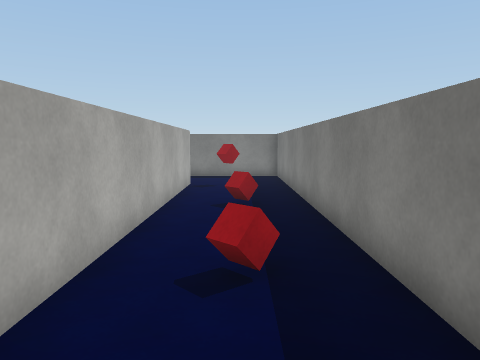
[1] (above)

18 first-person views from a walk through a scene from a Unity 3-D project. The camera is 1.5 m above the floor, tilts 6° down and sees 70° across. The floor is counted in squares, 1 m on a side. Each view is taken from the middle of a square. On the plan, view 1 faces up. The plan holds only what a view shows up to about 16 squares ahead; the rest is blank. The player character is not drawn. Surface patterns are stand-ins for the level's own textures.

[2]
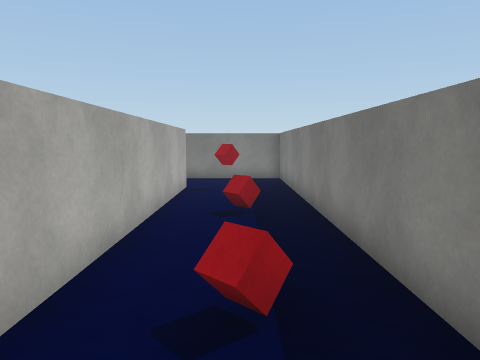

[3]
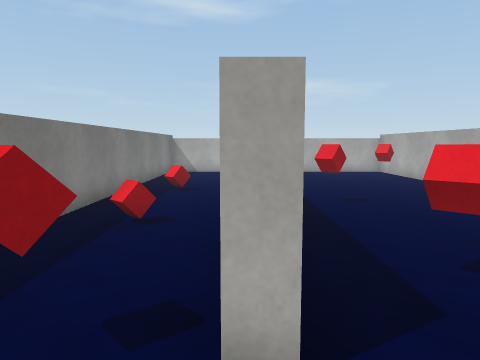

[4]
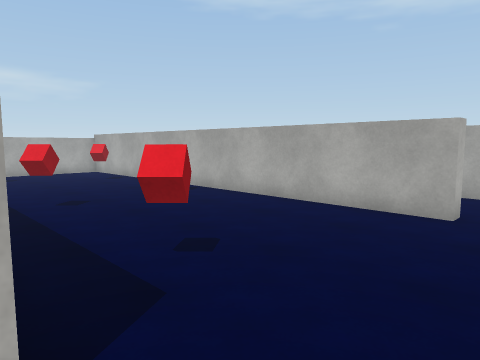

[5]
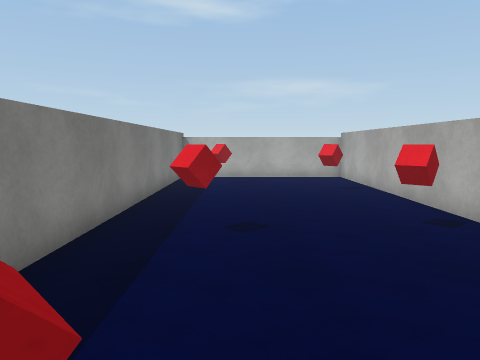

[6]
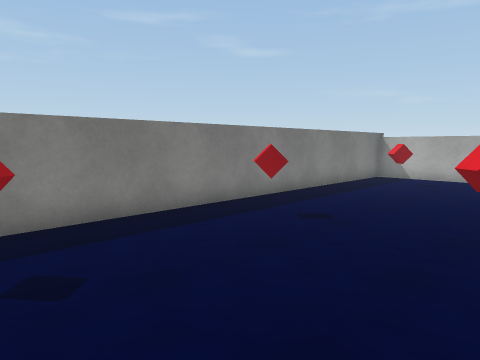

[7]
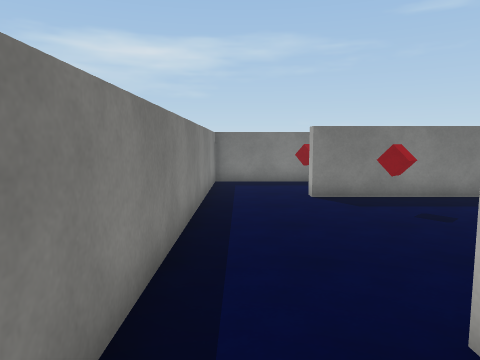

[8]
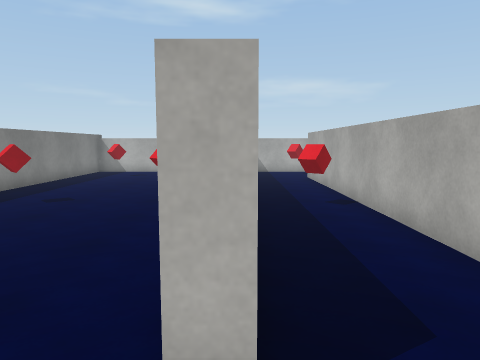

[9]
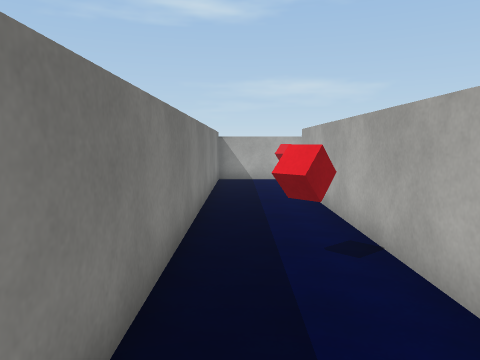

[10]
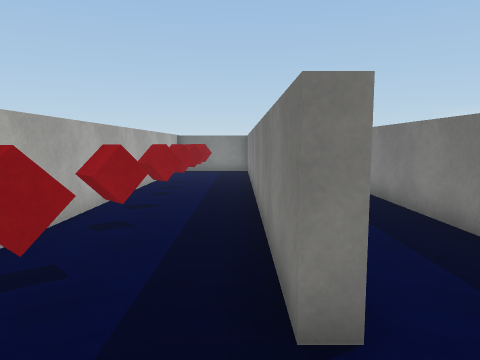

[11]
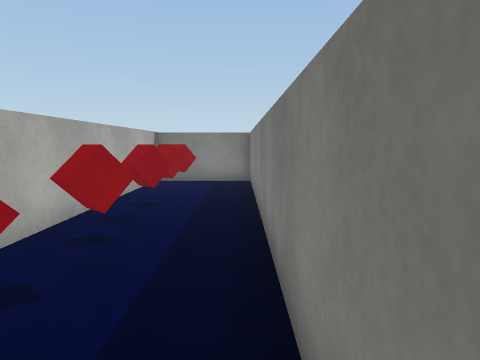

[12]
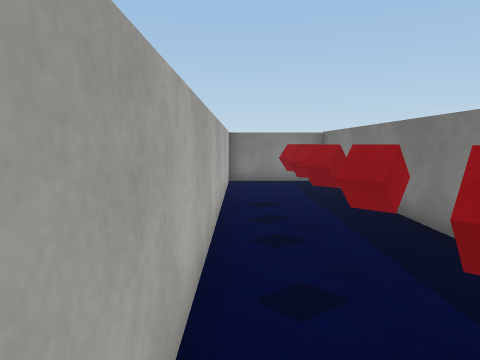

[13]
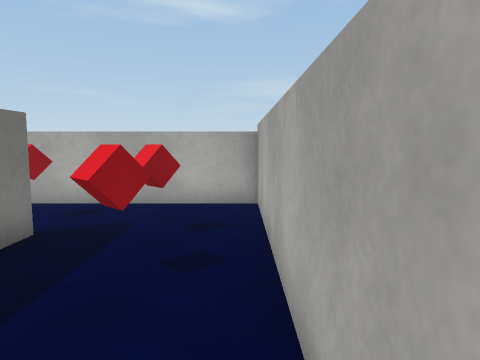

[14]
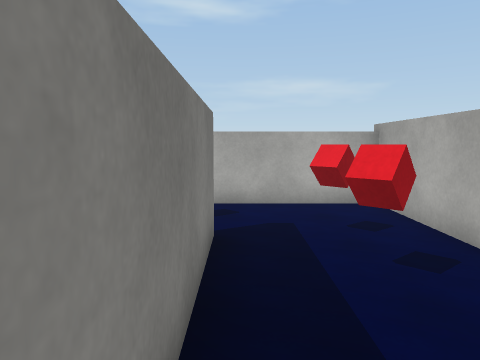

[15]
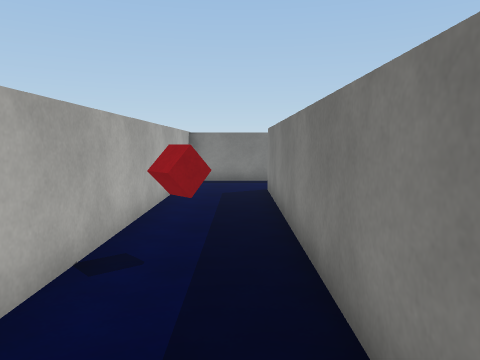

[16]
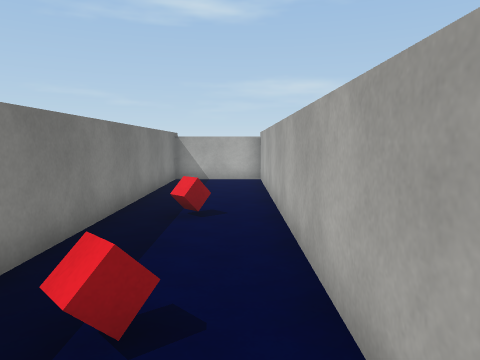

[17]
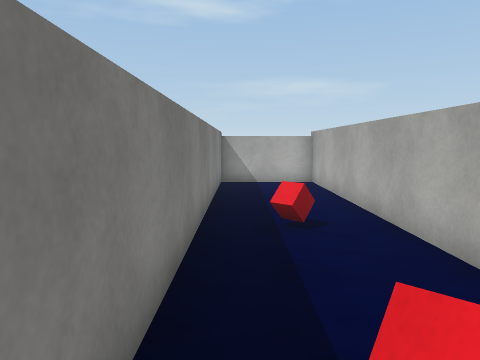

[18]
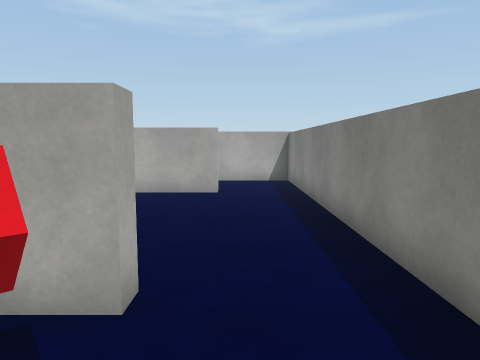

### Floor plan
Ten units are one square. View 1 is at (0, 0); x grows to the right and y downward. Boxes are objects, and circles mark ways between rooms. Rooms are numbered by the first view taken in them; rooms with no view inside come last. Other rooms are left out.
<svg viewBox="-179 -165 201 206">
<path fill="none" stroke="#000" d="M-96 -133 -96 36 -24 36 -24 -130 -19 -130 -19 36 17 36 17 -160 -94 -160M-94 -160 -131 -160 -131 6 -136 6 -136 -160 -174 -160 -174 36 -101 36 -101 -133 -96 -133"/>
<rect x="-85" y="-15" width="10" height="10" fill="#bbb"><title>red cube</title></rect>
<rect x="-85" y="-65" width="10" height="10" fill="#bbb"><title>red cube</title></rect>
<rect x="-45" y="5" width="10" height="10" fill="#bbb"><title>red cube</title></rect>
<rect x="-45" y="-65" width="10" height="10" fill="#bbb"><title>red cube</title></rect>
<rect x="-45" y="-115" width="10" height="10" fill="#bbb"><title>red cube</title></rect>
<rect x="-5" y="-45" width="10" height="10" fill="#bbb"><title>red cube</title></rect>
<rect x="-5" y="-95" width="10" height="10" fill="#bbb"><title>red cube</title></rect>
<rect x="-5" y="-135" width="10" height="10" fill="#bbb"><title>red cube</title></rect>
<rect x="-165" y="5" width="10" height="10" fill="#bbb"><title>red cube</title></rect>
<rect x="-165" y="-15" width="10" height="10" fill="#bbb"><title>red cube</title></rect>
<rect x="-165" y="-45" width="10" height="10" fill="#bbb"><title>red cube</title></rect>
<rect x="-165" y="-65" width="10" height="10" fill="#bbb"><title>red cube</title></rect>
<rect x="-165" y="-85" width="10" height="10" fill="#bbb"><title>red cube</title></rect>
<rect x="-165" y="-95" width="10" height="10" fill="#bbb"><title>red cube</title></rect>
<rect x="-165" y="-115" width="10" height="10" fill="#bbb"><title>red cube</title></rect>
<rect x="-135" y="15" width="10" height="10" fill="#bbb"><title>red cube</title></rect>
<rect x="-125" y="-75" width="10" height="10" fill="#bbb"><title>red cube</title></rect>
<circle cx="-100" cy="-145" r="3" fill="#2a7"/>
<text x="-40" y="-60">1</text>
<text x="-140" y="-60">2</text>
</svg>
Room 1 opens to room 2.

Where each view was taken, in squares from view 1:
view 1: 0 up, 0 right, facing up
view 2: 1 up, 0 right, facing up
view 3: 15 up, 2 left, facing down
view 4: 15 up, 2 left, facing down-left
view 5: 12 up, 5 left, facing down
view 6: 12 up, 9 left, facing down-right
view 7: 15 up, 12 left, facing right
view 8: 15 up, 10 left, facing down
view 9: 11 up, 11 left, facing down
view 10: 3 down, 14 left, facing up
view 11: 2 up, 14 left, facing up
view 12: 2 up, 17 left, facing up
view 13: 5 up, 17 left, facing down
view 14: 5 up, 14 left, facing down
view 15: 2 up, 11 left, facing up
view 16: 11 up, 1 left, facing down
view 17: 10 up, 1 right, facing down
view 18: 14 up, 1 right, facing left
